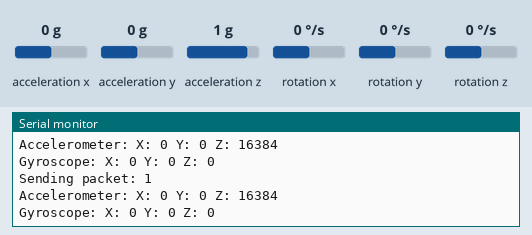
Recording of a sketch running on a simulated Arduino Uno, built with avr-gcc and run on an emulated ATmega328P. Parts: the last lines printed to the serial monitor. The inputs (shaded band) are chosen by the test bench; at power-on: acceleration x 0 g, acceleration y 0 g, acceleration z 1 g, rotation x 0 °/s, rotation y 0 °/s, rotation z 0 °/s. No radio packets arrive unless stated.

Above: at 1.2 s.
1.3 s: acceleration x set to -1.4 g
At 2.7 s:
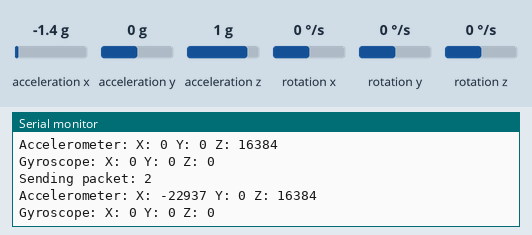
2.8 s: acceleration y set to -1.4 g
At 4.1 s:
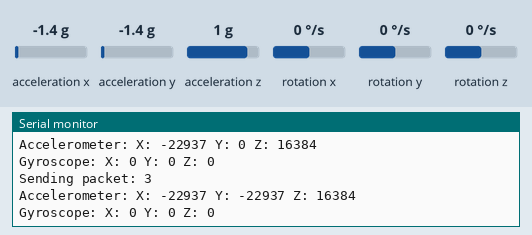
4.3 s: acceleration z set to -1.4 g
At 5.0 s:
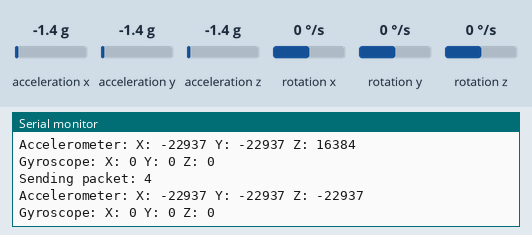
5.8 s: rotation x set to -192 °/s
At 7.1 s:
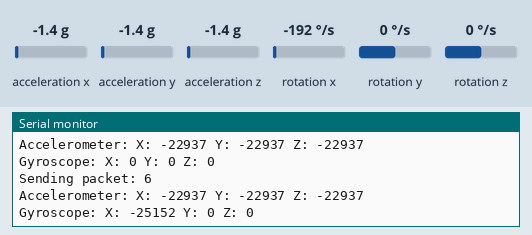
9.8 s: rotation y set to -192 °/s
At 10.7 s:
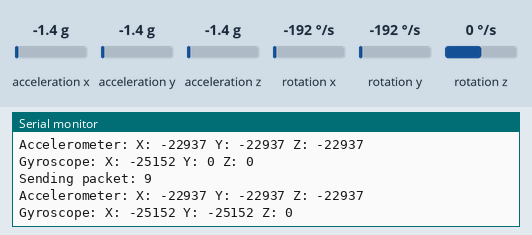
11.3 s: rotation z set to -192 °/s
At 13.0 s:
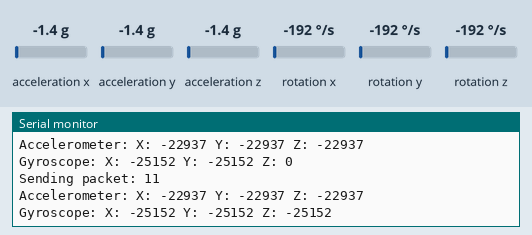
Timing chart, 0 to 14.5 s (numbered marks = the images above; inputs shaded):
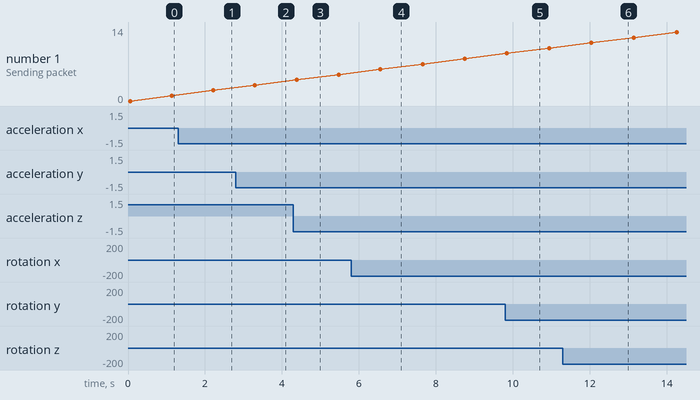

The sketch:

MPU6050.ino
```cpp
#include<SPI.h>
#include<LoRa.h>
#include <Wire.h>
#include <MPU6050.h>

MPU6050 mpu;

#define ss 10
#define rst 9
#define dio0 2

int counter=0;

void setup(){
 Serial.begin(9600);
    Wire.begin();

    mpu.initialize();
    if (!mpu.testConnection()) {
        Serial.println("MPU6050 connection failed");
    } else {
        Serial.println("MPU6050 connection successful");
    }
LoRa.setPins(ss,rst,dio0);
while (!LoRa.begin(866E6)) {
    Serial.println(".");
    delay(500);
  }
  LoRa.setSyncWord(0xF3);
  Serial.println("LoRa Initializing OK!");
}


void loop() {
  Serial.print("Sending packet: ");
  Serial.println(counter);
int16_t ax, ay, az;
    int16_t gx, gy, gz;
    mpu.getMotion6(&ax, &ay, &az, &gx, &gy, &gz);

    Serial.print("Accelerometer: ");
    Serial.print("X: "); Serial.print(ax);
    Serial.print(" Y: "); Serial.print(ay);
    Serial.print(" Z: "); Serial.println(az);

    Serial.print("Gyroscope: ");
    Serial.print("X: "); Serial.print(gx);
    Serial.print(" Y: "); Serial.print(gy);
    Serial.print(" Z: "); Serial.println(gz);

    // Format the message correctly
    String message = String(ax) + "," + String(ay) + "," + String(az) + "," +
                     String(gx) + "," + String(gy) + "," + String(gz);


  LoRa.beginPacket();
  LoRa.print(message);

  LoRa.endPacket();

  counter++;

  delay(1000);
}
```

Measured:
- after the input at 1.3 s, the serial monitor: prints a new line after 0.93 s (image 1)
- after the input at 2.8 s, the serial monitor: prints a new line after 0.51 s (image 2)
- after the input at 4.3 s, the serial monitor: prints a new line after 0.10 s (image 3)
- after the input at 5.8 s, the serial monitor: prints a new line after 0.83 s (image 4)
- after the input at 9.8 s, the serial monitor: prints a new line after 0.11 s (image 5)
- after the input at 11.3 s, the serial monitor: prints a new line after 0.81 s (image 6)
